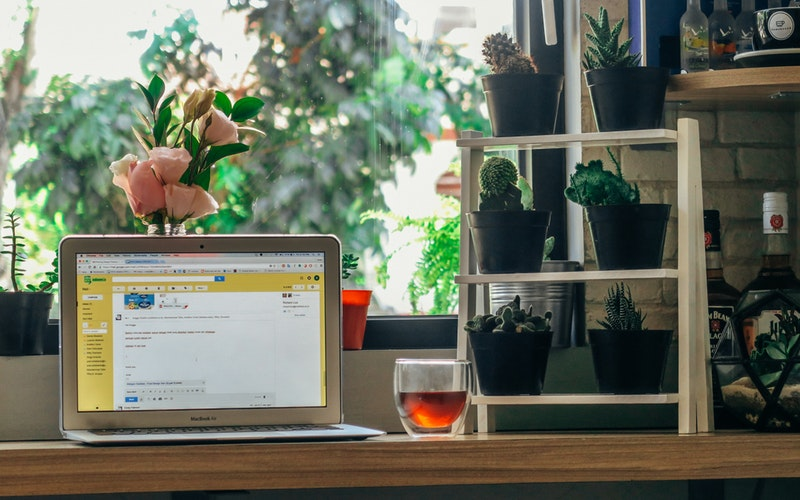
#> input picture django_project/photo-1466228432269-af42b400b934.jpg, 800 x 500 px
$ python addthresh.py --image ../photo-1466228432269-af42b400b934.jpg   (older library calls are emulated)
#> lines starting #> are read from the running program, lines starting #| are printed output that depends on the picture; after the words box and inside, x2 and y2 are one past the last pixel; in counts of white or black regions, pixels touching at a corner belong together
import numpy as np
import argparse
import cv2
from scipy.ndimage import label
import scipy.misc
from matplotlib import pyplot as plt

ap = argparse.ArgumentParser()
ap.add_argument("-i", "--image", required = True,
help = "Path to the image")
args = vars(ap.parse_args())


image = cv2.imread(args["image"])
#> image is the input picture: shape (500, 800, 3); mean B, G, R 97.2, 112.9, 108.5
image = cv2.cvtColor(image, cv2.COLOR_BGR2GRAY)
#> image: shape (500, 800)
blurred = cv2.GaussianBlur(image, (5, 5), 0)
plt.imshow(image)
plt.title("La methode de Adaptative thresh blurred")
plt.show()
cv2.imshow("Image", image)

thresh = cv2.adaptiveThreshold(blurred, 255,
cv2.ADAPTIVE_THRESH_MEAN_C, cv2.THRESH_BINARY_INV, 11, 4)
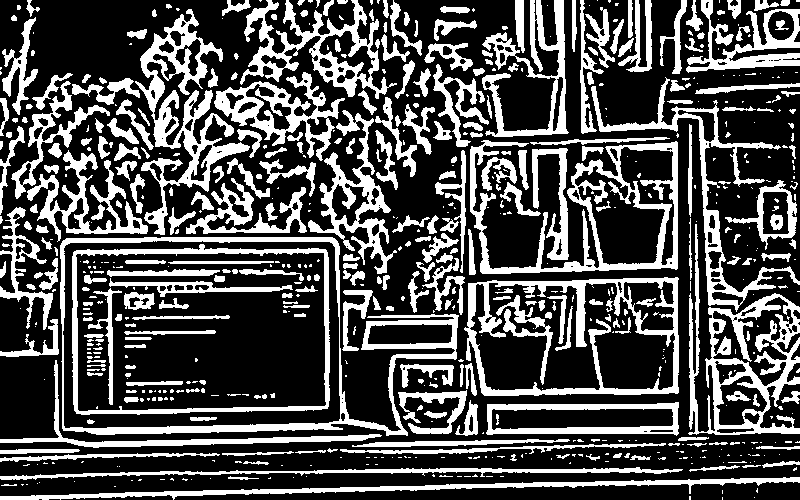
#> thresh: shape (500, 800); 30.9% white; 663 white regions (363 under 20 px), largest, box (x1, y1, x2, y2) and area: (60, 237, 459, 436) 6782, (135, 9, 250, 235) 6426, (688, 224, 800, 435) 6376
cv2.imshow("Mean Thresh", thresh)
plt.imshow(thresh)
plt.title("La methode de Adaptative thresh mean")
plt.show()

thresh = cv2.adaptiveThreshold(blurred, 255,
cv2.ADAPTIVE_THRESH_GAUSSIAN_C, cv2.THRESH_BINARY_INV, 15, 3)
#> thresh: shape (500, 800); 30.6% white; 808 white regions (520 under 20 px), largest, box (x1, y1, x2, y2) and area: (469, 140, 678, 274) 7762, (464, 277, 679, 396) 6959, (33, 9, 250, 192) 6826
cv2.imshow("Gaussian Thresh", thresh)
plt.imshow(thresh)
plt.title("La methode de Adaptative thresh gaussian")

plt.show()

#canny
image = cv2.imread(args["image"])
canny = cv2.Canny(image, 30, 150)
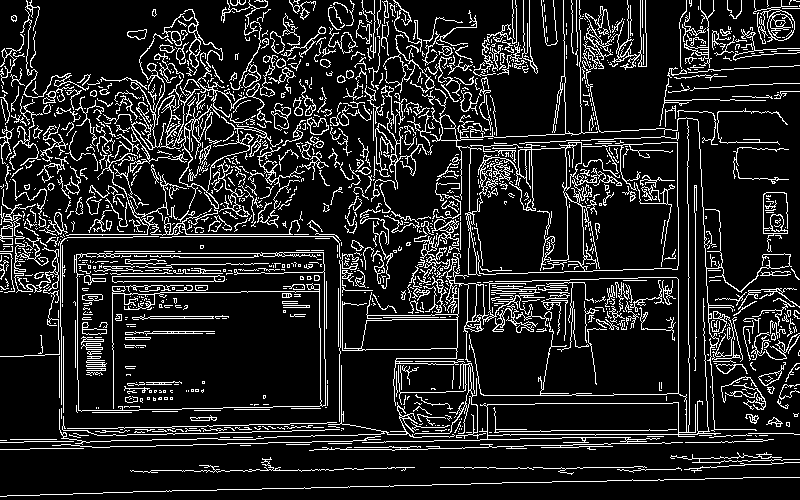
#> canny: shape (500, 800); 13.7% white in thin lines or dots
cv2.imshow("Canny", canny)
plt.imshow(canny)
plt.title("La methode de canny")
plt.show()

#watershed


a = cv2.imread(args["image"])
a1 = cv2.cvtColor(a, cv2.COLOR_BGR2GRAY)
thresh,b1 = cv2.threshold(a1, 0, 255,
cv2.THRESH_BINARY_INV+cv2.THRESH_OTSU)
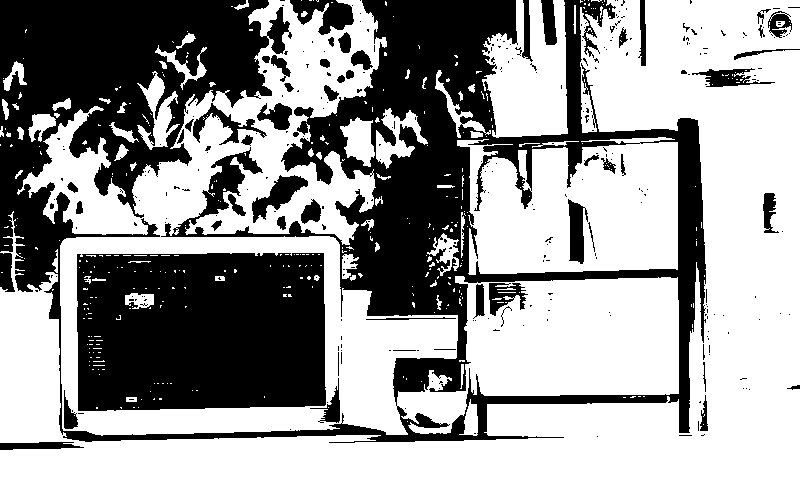
#> b1: shape (500, 800); 61.6% white; 314 black regions (255 under 20 px), largest, box (x1, y1, x2, y2) and area: (0, 0, 706, 443) 102605, (77, 253, 326, 411) 37325, (290, 0, 354, 35) 1268
#> thresh = 123
# since Otsu's method has over segmented the image
# erosion operation is performed
b2 = cv2.erode(b1, None,iterations = 2)
#> b2: shape (500, 800); 49.9% white; 112 white regions (61 under 20 px), largest, box (x1, y1, x2, y2) and area: (0, 0, 800, 500) 101608, (467, 279, 677, 394) 20804, (475, 144, 676, 272) 18764
# distance transform is performed
dist_trans = cv2.distanceTransform(b2, 2, 3)
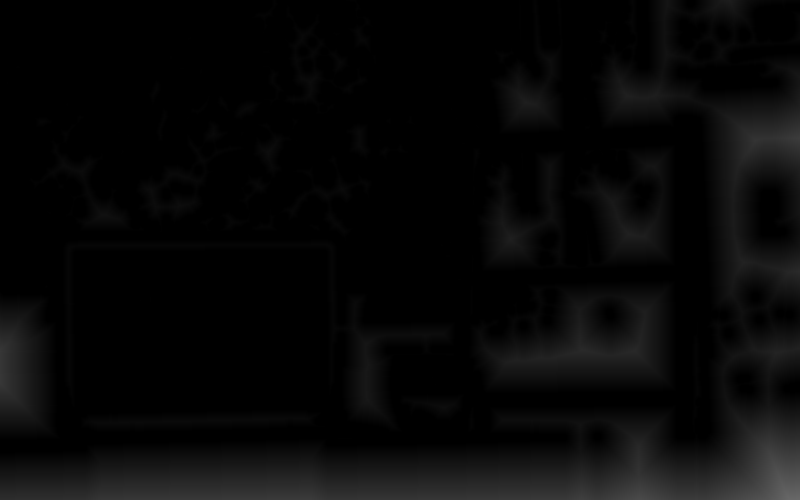
#> dist_trans: shape (500, 800) float32; min 0, max 104.1, mean 8.1
# thresholding the distance transform image to obtain
# pixels that are foreground
thresh, dt = cv2.threshold(dist_trans, 1,
255, cv2.THRESH_BINARY)
#> dt: shape (500, 800) float32; 46.2% white; 84 white regions (44 under 20 px), largest, box (x1, y1, x2, y2) and area: (0, 0, 800, 500) 98072, (469, 280, 676, 393) 19769, (477, 145, 675, 271) 17388
# performing labeling
#labelled = label(b, background = 0)
labelled, ncc = label(dt)
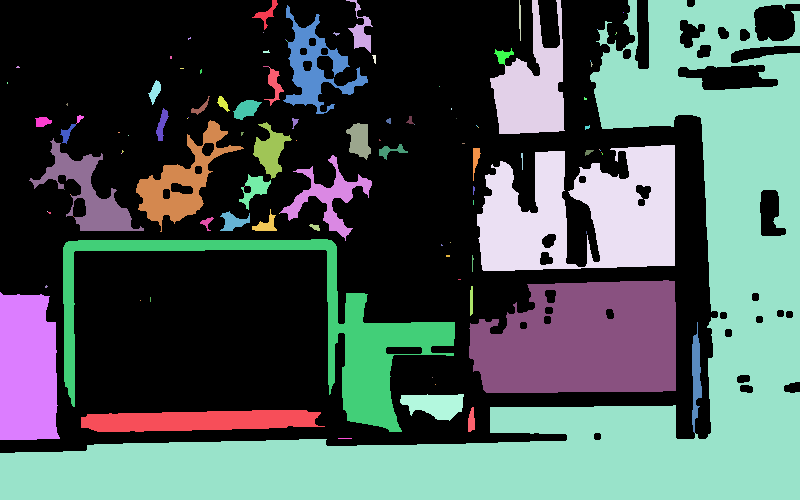
#> labelled: shape (500, 800) int32; 110 distinct labels, from 0 to 109; one colour per label, 0 black
#> ncc = 109
# labelled is converted to 32-bit integer
labelled = labelled.astype(np.int32)
# performing watershed
cv2.watershed(a, labelled)
#cv2.imshow("watershed", watshed)
# converting the ndarray to image
dt1 = scipy.misc.toimage(labelled)
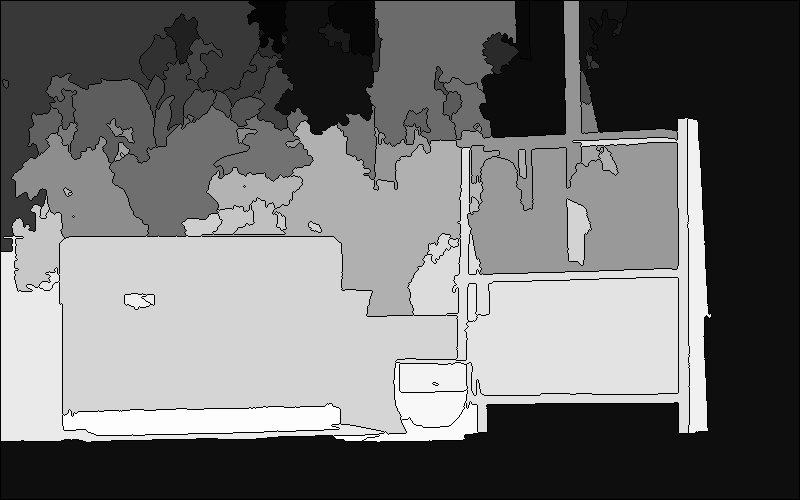
#> dt1: PIL image 800x500 L; min 0, max 255, mean 113.6
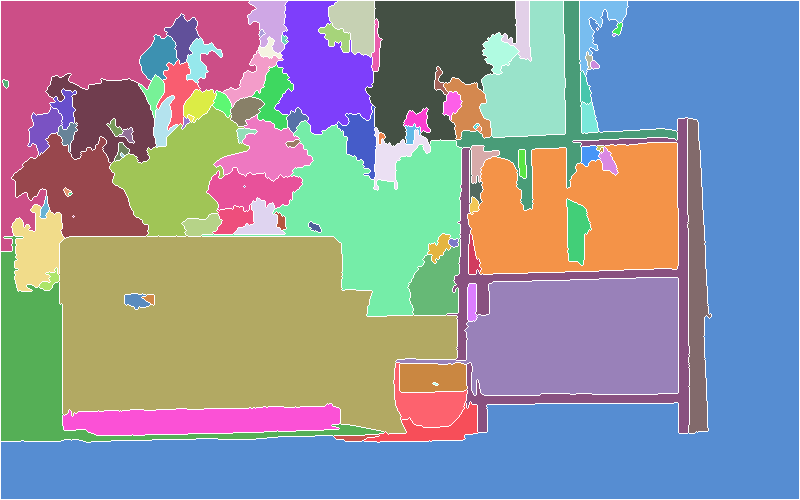
#> labelled: shape (500, 800) int32; 110 distinct labels, from -1 to 109; one colour per label, 0 black, -1 white
# saving the image as watershed_output.png
dt1.show()

dt1.save('D:\careers\css bos\pn.png')
cv2.waitKey(0)

$ run again, on django_project/photo-1506773090264-ac0b07293a64_h7OBHC5.jpg
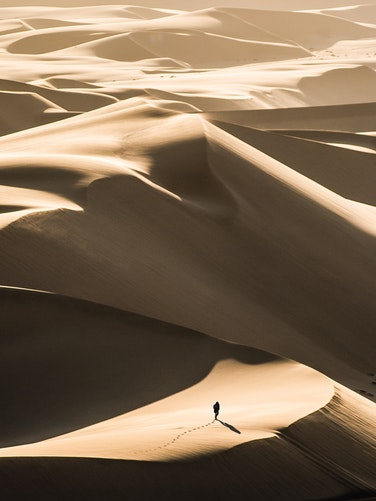
#> input picture django_project/photo-1506773090264-ac0b07293a64_h7OBHC5.jpg, 376 x 501 px
#> image is the input picture: shape (501, 376, 3); mean B, G, R 85.6, 108, 128.1
#> image: shape (501, 376)
#> canny: shape (501, 376); 6.4% white in thin lines or dots
#> b1: shape (501, 376); 62.6% white; 21 black regions (15 under 20 px), largest, box (x1, y1, x2, y2) and area: (0, 0, 376, 236) 51017, (0, 361, 376, 460) 17140, (0, 185, 84, 229) 1693, (304, 139, 376, 154) 231, (254, 128, 376, 136) 193, (0, 285, 46, 292) 58
#> `thresh,b1 = cv2.threshold(a1, 0, 255, cv2.THRESH_BINARY_INV+cv2.THRESH..`: thresh = 129
#> b2: shape (501, 376); 58.2% white; 6 black regions, box (x1, y1, x2, y2) and area: (0, 0, 376, 238) 55085, (0, 359, 376, 462) 19705, (0, 183, 86, 231) 2259, (244, 124, 376, 138) 764, (293, 135, 376, 156) 628, (0, 283, 51, 295) 292
#> dt: shape (501, 376) float32; 56.7% white; 6 black regions, box (x1, y1, x2, y2) and area: (0, 0, 376, 239) 56406, (0, 358, 376, 463) 20489, (0, 182, 87, 232) 2469, (243, 123, 376, 139) 1033, (292, 134, 376, 157) 799, (0, 282, 52, 296) 399
#> `labelled, ncc = label(dt)`:
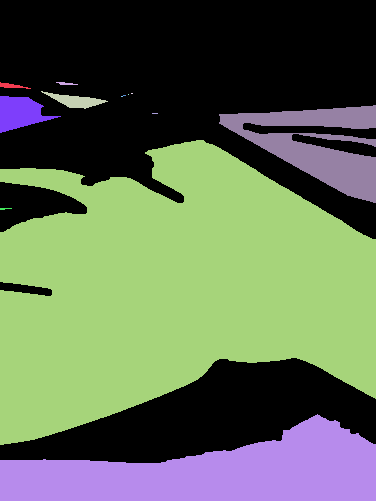
#> labelled: shape (501, 376) int32; 14 distinct labels, from 0 to 13; one colour per label, 0 black
#> ncc = 13
#> `dt1 = scipy.misc.toimage(labelled)`:
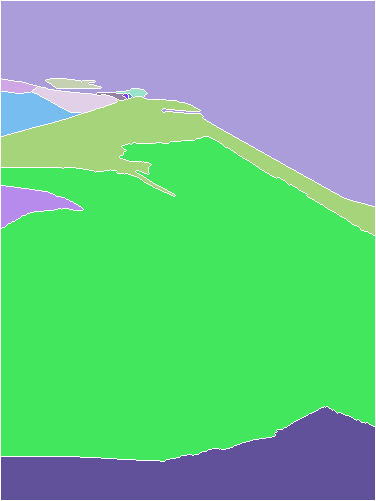
#> labelled: shape (501, 376) int32; 14 distinct labels, from -1 to 13; one colour per label, 0 black, -1 white
